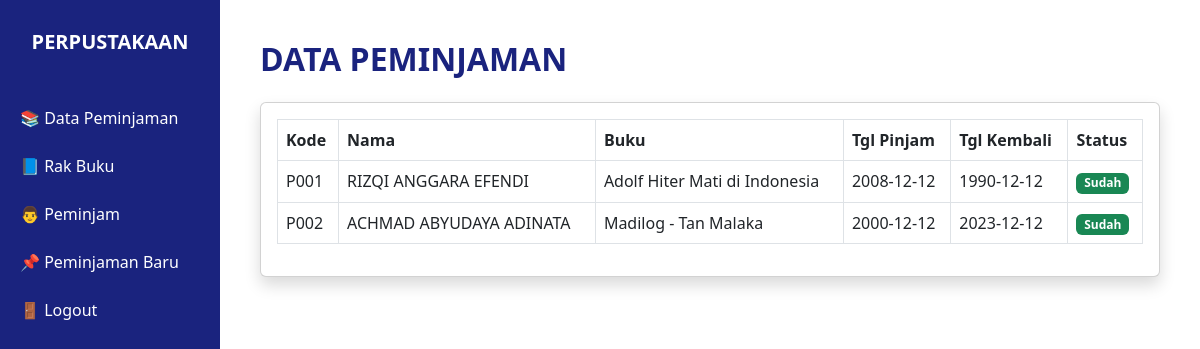
The app's page /index.php (signed in) with its own data.
### tables this page shows
CREATE TABLE `peminjaman` (
  `kode_p` varchar(4) NOT NULL,
  `ttd_petugas` varchar(100) DEFAULT NULL,
  `ttd_peminjam` varchar(100) DEFAULT NULL,
  `tgl_peminjaman` date DEFAULT NULL,
  `tgl_pengembalian` date DEFAULT NULL,
  `no_anggota` varchar(4) DEFAULT NULL,
  `kode_b` varchar(4) DEFAULT NULL,
  `status_kembali` enum('belum','sudah') DEFAULT 'belum'
);

CREATE TABLE `peminjam` (
  `no_anggota` varchar(4) NOT NULL,
  `nm_peminjam` varchar(100) DEFAULT NULL
);

CREATE TABLE `buku` (
  `kode_b` varchar(4) NOT NULL,
  `judul_buku` varchar(100) DEFAULT NULL,
  `gambar` varchar(100) DEFAULT NULL
);

### index.php (the view, shortened to what this page needs)
<?php
include 'koneksi.php';
$data = mysqli_query($koneksi, "
    SELECT p.*, b.judul_buku, pm.nm_peminjam
    FROM peminjaman p
    JOIN buku b ON p.kode_b = b.kode_b
    JOIN peminjam pm ON p.no_anggota = pm.no_anggota
");
?>
<!DOCTYPE html>
<html lang="en">
<head>
    <link href="https://cdn.jsdelivr.net/npm/bootstrap@5.3.0/dist/css/bootstrap.min.css" rel="stylesheet">
</head>
<body>
<div class="sidebar">
    <h3>PERPUSTAKAAN</h3>
    <a href="index.php">📚 Data Peminjaman</a>
    <a href="buku/list.php">📘 Rak Buku</a>
    <a href="peminjam/list.php">👨 Peminjam</a>
    <a href="peminjaman/tambah.php">📌 Peminjaman Baru</a>
    <a href="logout.php">🚪 Logout</a>
</div>
<div class="main-content">
    <h2>Data Peminjaman</h2>
    <div class="card shadow mt-4">
        <div class="card-body">
            <div class="table-responsive">
                <table class="table table-bordered table-hover">
                    <thead>
                        <tr>
                            <th>Kode</th>
                            <th>Nama</th>
                            <th>Buku</th>
                            <th>Tgl Pinjam</th>
                            <th>Tgl Kembali</th>
                            <th>Status</th>
                        </tr>
                    </thead>
                    <tbody>
                        <?php while ($d = mysqli_fetch_array($data)) { ?>
                            <tr>
                                <td><?= $d['kode_p']; ?></td>
                                <td><?= $d['nm_peminjam']; ?></td>
                                <td><?= $d['judul_buku']; ?></td>
                                <td><?= $d['tgl_peminjaman']; ?></td>
                                <td><?= $d['tgl_pengembalian']; ?></td>
                                <td>
                                    <?php if ($d['status_kembali'] == 'belum') { ?>
                                        <a href="peminjaman/kembalikan.php?kode_p=<?= $d['kode_p']; ?>" class="btn btn-sm btn-warning">Tandai Sudah</a>
                                    <?php } else { ?>
                                        <span class="badge bg-success">Sudah</span>
                                    <?php } ?>
                                </td>
                            </tr>
                        <?php } ?>
                    </tbody>
                </table>
            </div>
        </div>
    </div>
</div>
</body>
</html>

### index.php (style rules this page uses)
:root { --main-color: #1A237E; }
body { font-family: 'Segoe UI', sans-serif; margin: 0; padding: 0; }
.sidebar { height: 100vh; background-color: var(--main-color); color: white; padding-top: 30px; position: fixed; width: 220px; }
.sidebar h3 { text-align: center; margin-bottom: 40px; font-weight: bold; font-size: 20px; }
.sidebar a { display: block; padding: 12px 20px; color: white; text-decoration: none; }
.main-content { margin-left: 220px; padding: 40px; }
.main-content h2 { color: var(--main-color); font-weight: bold; text-transform: uppercase; }
.table thead { background-color: var(--main-color); color: white; }

### records on screen
peminjaman: kode_p "P001", no_anggota.nm_peminjam "RIZQI ANGGARA EFENDI", kode_b.judul_buku "Adolf Hiter Mati di Indonesia", tgl_peminjaman "2008-12-12", tgl_pengembalian "1990-12-12", status_kembali "Sudah"
peminjaman: kode_p "P002", no_anggota.nm_peminjam "ACHMAD ABYUDAYA ADINATA", kode_b.judul_buku "Madilog - Tan Malaka", tgl_peminjaman "2000-12-12", tgl_pengembalian "2023-12-12", status_kembali "Sudah"
